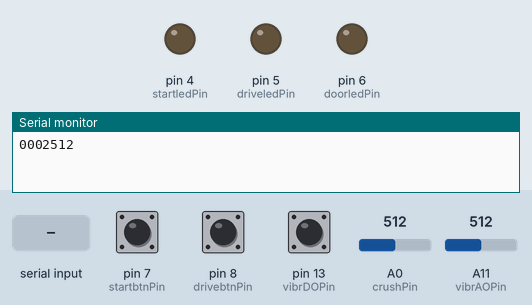
Recording of a sketch running on a simulated Arduino Mega 2560, built with avr-gcc and run on an emulated ATmega2560. Parts: output pins drawn as LEDs (lit = HIGH), the last lines printed to the serial monitor. Dashed ring = blinking. The test bench sets the inputs (shaded band); at power-on: pin 7 (startbtnPin) LOW, pin 8 (drivebtnPin) LOW, pin 13 (vibrDOPin) HIGH, A0 (crushPin) = 512, A11 (vibrAOPin) = 512.

Above: at 1.2 s.
1.3 s: pin 7 (startbtnPin) pulled HIGH for 3.2 s
At 4.8 s:
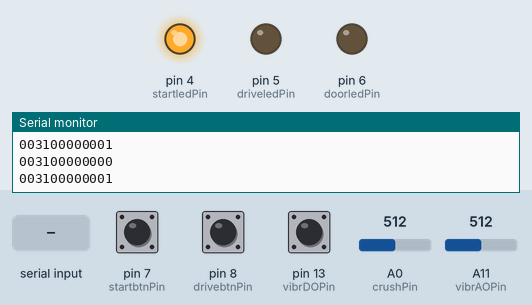
6.0 s: pin 8 (drivebtnPin) pulled HIGH for 3.2 s
At 6.4 s:
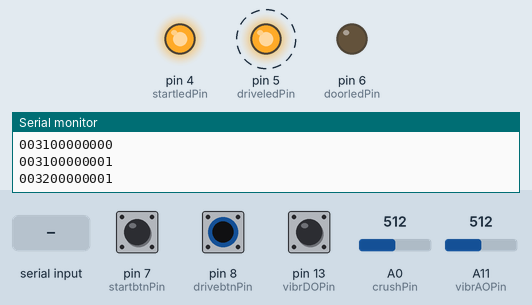
10.7 s: "003300000001" received over Serial
At 12.3 s:
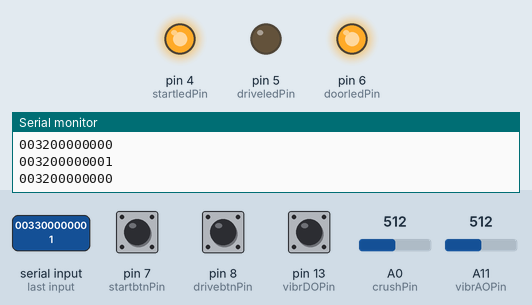
13.2 s: "003100000000" received over Serial
At 15.4 s:
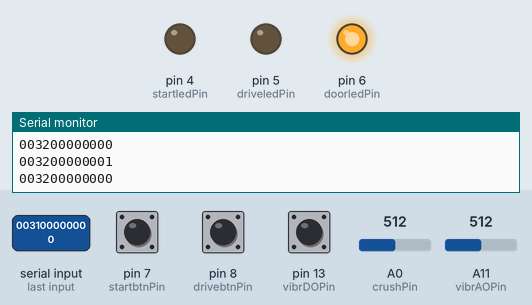
15.7 s: pin 8 (drivebtnPin) pulled HIGH for 1 s
At 16.9 s:
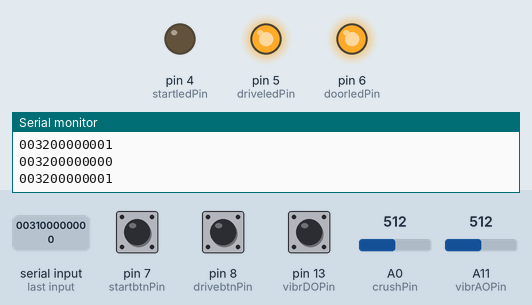
18.2 s: pin 7 (startbtnPin) pulled HIGH for 0.15 s
At 19.6 s:
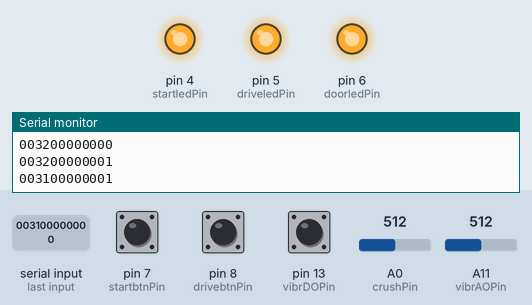
Timing chart, 0 to 20.8 s (numbered marks = the images above; inputs shaded):
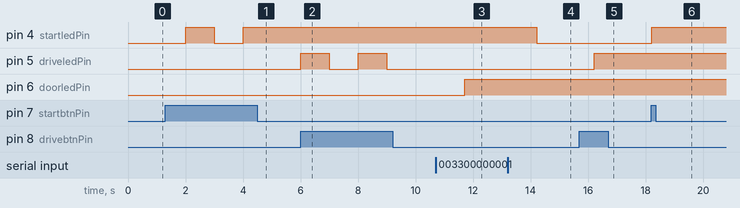

The sketch:

carFront.ino
```cpp
 /*
  * LED & Button controller
  */
class Flasher{
  int ledPin;
  int ledState;

  public:
  Flasher(int led){
    ledPin = led;
    ledState = LOW;
  }

  void Update(int value){
    ledState = value;
    digitalWrite(ledPin, ledState);
  }

  void Control(int value){
    // int button = digitalRead(btnPin);
    if(value == HIGH){
      if(ledState == LOW){
        ledState = HIGH;
      }else if(ledState == HIGH){
        ledState = LOW;
      }
      String strLed = "";
      if(ledPin == 4){
        strLed = "00310000000";
      }else if(ledPin == 5){
        strLed = "00320000000";
      }
      strLed += ledState;
      Serial.println(strLed);
    }
      digitalWrite(ledPin, ledState);
  }
};
 /*
  * End LED & Button controller
  */

const int crushPin = A0; // 충돌센서
const int vibrAOPin = A11; // 진동센서 아날로그

const int vibrDOPin = 13; // 진동센서 디지털
const int startledPin = 4; // 시동 LED
const int driveledPin = 5; // 주행 LED
const int doorledPin = 6; // 문 LED
const int startbtnPin = 7; // 시동 버튼
const int drivebtnPin = 8; // 주행 버튼

Flasher start(startledPin);
Flasher drive(driveledPin);
Flasher door(doorledPin);

int crushState = 0; // 충돌 상태
int leituraAant = 0; // 진동 최고 세기
int leituraA = 0; // 진동 세기(아날로그)
int leituraD = 0; // 진동 상태(디지털)

void setup() {
  Serial.begin(9600);

  // OUTPUT setting
  pinMode(startledPin, OUTPUT);
  pinMode(driveledPin, OUTPUT);
  pinMode(doorledPin, OUTPUT);

  // INPUT setting
  pinMode(startbtnPin, INPUT);
  pinMode(drivebtnPin, INPUT);
  pinMode(crushPin, INPUT);
  pinMode(vibrAOPin, INPUT);
  pinMode(vibrDOPin, INPUT);
}

void loop() {
  int crush = analogRead(crushPin);
  int leituraA = analogRead(vibrAOPin);
  int leituraD = digitalRead(vibrDOPin);
  String strcrush = "";

  // 교통사고 발생
  // 충돌 시작
  if(crushState == 0 && crush < 1000){
    crushState = 1;
    String startcrush = "0002";
    startcrush += crush;
    Serial.println(startcrush);
  }

  // 충돌 중
  if(crushState == 1){
    // 가장 강한 진동 세기 저장
    if(leituraD != 1){
      if(0 != leituraA && leituraAant < leituraA){
        leituraAant = leituraA;
      }
    }

    // 충돌 끝
    if (crush > 1000) {
      strcrush = "0003";
      strcrush += leituraAant;
      Serial.println(strcrush);
      crushState = 0;
      leituraAant = 0;
    }
  }

  // 버튼 제어
  start.Control(digitalRead(startbtnPin));
  drive.Control(digitalRead(drivebtnPin));

  // serial 통신을 통한 제어
  String cmd = "";
  cmd = Serial.readString();
  if(cmd == "003100000001"){
   start.Update(HIGH); // 시동
  }else if(cmd == "003100000000"){
   start.Update(LOW); // 시동 종료
  }else if(cmd == "003200000001"){
   drive.Update(HIGH); // 주행
  }else if(cmd == "003200000000"){
   drive.Update(LOW); // 주행 종료
  }else if(cmd == "003300000001"){
   door.Update(HIGH); // 문 열림
  }else if(cmd == "003300000000"){
   door.Update(LOW); // 문 잠금
  }

  //Serial.println(cmd);
}
```

Measured:
- after the input at 1.3 s, pin 4 (startledPin): LOW → HIGH after 0.70 s, → LOW 1.0 s later, → HIGH 1.0 s later
- after the input at 6.0 s, pin 5 (driveledPin): alternates HIGH for 1.0 s and LOW for 1.0 s, starting at once
- after the input at 10.7 s, pin 6 (doorledPin): LOW → HIGH after 1.0 s
- after the input at 13.2 s, pin 4 (startledPin): HIGH → LOW after 1.0 s
- after the input at 15.7 s, pin 5 (driveledPin): LOW → HIGH after 0.51 s
- after the input at 18.2 s, pin 4 (startledPin): LOW → HIGH at once
